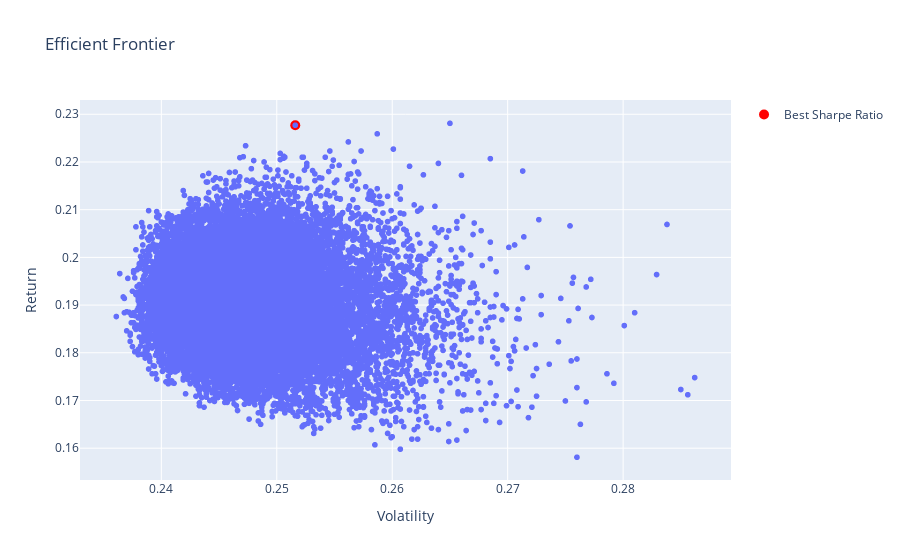

Here is the notebook cell this chart was saved with:
### Code cell
import numpy as np
import pandas as pd
import yfinance as yf
import plotly.express as px

# Define function to fetch historical stock data
def fetch_stock_data(tickers, start_date, end_date):
    stock_data = {}
    for ticker in tickers:
        data = yf.download(ticker, start=start_date, end=end_date)
        stock_data[ticker] = data['Close']
    return pd.DataFrame(stock_data)

# Define function to calculate portfolio metrics with risk-free rate
def calculate_portfolio_metrics(weights, returns, risk_free_rate):
    portfolio_return = np.sum(weights * returns.mean()) * 252
    portfolio_volatility = np.sqrt(np.dot(weights.T, np.dot(returns.cov() * 252, weights)))
    excess_return = portfolio_return - risk_free_rate
    sharpe_ratio = excess_return / portfolio_volatility
    return round(portfolio_return, 4), round(portfolio_volatility, 4), round(sharpe_ratio, 4)

# Define function to calculate efficient frontier
def calculate_efficient_frontier(tickers, start_date, end_date, risk_free_rate):
    stock_data = fetch_stock_data(tickers, start_date, end_date)
    returns = stock_data.pct_change().dropna()
    num_assets = len(tickers)
    num_portfolios = 20000
    
    print(f"Number of simulations: {num_portfolios}")
    
    # Generate random portfolio weights
    portfolio_weights = np.random.random(size=(num_portfolios, num_assets))
    portfolio_weights /= portfolio_weights.sum(axis=1, keepdims=True)
    
    # Calculate portfolio metrics for each set of weights
    portfolio_metrics = np.zeros((num_portfolios, 3))
    for i in range(num_portfolios):
        weights = portfolio_weights[i]
        portfolio_metrics[i] = calculate_portfolio_metrics(weights, returns, risk_free_rate)
    
    return portfolio_metrics, portfolio_weights

# Load tickers from the CSV file
stocks_df = pd.read_csv('Fast_Grower_Return_MarketCap.csv')
tickers = stocks_df['Ticker'].tolist()

# Define timeframe
start_date = '2020-01-01'
end_date = '2023-12-31'

# Define risk-free rate
risk_free_rate = 0.04  # 4%

# Calculate efficient frontier
portfolio_metrics, portfolio_weights = calculate_efficient_frontier(tickers, start_date, end_date, risk_free_rate)

# Find the portfolio with the best Sharpe ratio
best_sharpe_idx = np.argmax(portfolio_metrics[:,2])
best_sharpe_portfolio = portfolio_metrics[best_sharpe_idx]
best_sharpe_weights = portfolio_weights[best_sharpe_idx]

# Print best Sharpe ratio and weightage breakdown
print("Best Sharpe Ratio Portfolio:")
print("Return:", best_sharpe_portfolio[0])
print("Volatility:", best_sharpe_portfolio[1])
print("Sharpe Ratio:", best_sharpe_portfolio[2])
print("Weightage Breakdown:")
for i, ticker in enumerate(tickers):
    print(ticker + ":", round(best_sharpe_weights[i] * 100, 2), "%")

# Plot the efficient frontier
fig = px.scatter(x=portfolio_metrics[:,1], y=portfolio_metrics[:,0], labels={'x': 'Volatility', 'y': 'Return'}, title='Efficient Frontier')
fig.add_scatter(x=[best_sharpe_portfolio[1]], y=[best_sharpe_portfolio[0]], mode='markers', marker=dict(size=10, color='red'), name='Best Sharpe Ratio')
fig.show()

### Figure 1 — Plotly figure (JSON) as saved in the notebook; plotly's stock layout.template omitted (floating-point values rounded to 4 significant figures; data arrays with more than 128 entries replaced by an {"elided": "..."} marker saying what was removed)
{"data": [{"hovertemplate": "Volatility=%{x}<br>Return=%{y}<extra></extra>", "legendgroup": "", "marker": {"color": "#636efa", "symbol": "circle"}, "mode": "markers", "name": "", "showlegend": false, "type": "scattergl", "x": {"elided": "20000 float values"}, "xaxis": "x", "y": {"elided": "20000 float values"}, "yaxis": "y"}, {"marker": {"color": "red", "size": 10}, "mode": "markers", "name": "Best Sharpe Ratio", "type": "scatter", "x": [0.2516], "y": [0.2277]}], "layout": {"autosize": true, "legend": {"tracegroupgap": 0}, "title": {"text": "Efficient Frontier"}, "xaxis": {"anchor": "y", "autorange": true, "domain": [0, 1], "range": [0.233, 0.2893], "title": {"text": "Volatility"}, "type": "linear"}, "yaxis": {"anchor": "x", "autorange": true, "domain": [0, 1], "range": [0.1523, 0.2347], "title": {"text": "Return"}, "type": "linear"}}}
